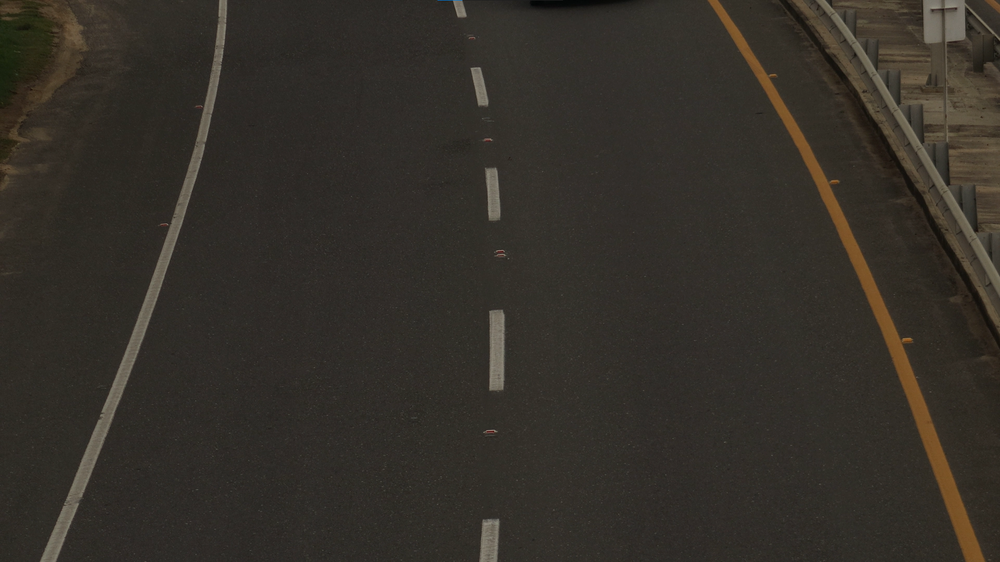
#> input picture highway.png, 1000 x 562 px, shrunk from 1920 x 1080 before the run
$ python lane_image.py
#> lines starting #> are read from the running program, lines starting #| are printed output that depends on the picture; after the words box and inside, x2 and y2 are one past the last pixel; in counts of white or black regions, pixels touching at a corner belong together
import cv2
import numpy as np
import matplotlib.pyplot as plt
from scipy.interpolate import splprep, splev

def calcular_pendiente(x1, y1, x2, y2):
    return (y2 - y1) / (x2 - x1) if (x2 - x1) != 0 else float('inf')

def punto_medio(p1, p2):
    return [(p1[0] + p2[0]) // 2, (p1[1] + p2[1]) // 2]

image = cv2.imread('highway.png')
#> image is the input picture: shape (562, 1000, 3); mean B, G, R 41, 47.8, 52.2

if image is None:
    raise FileNotFoundError("No se pudo cargar la imagen. Verifique la ruta del archivo.")

gray = cv2.cvtColor(image, cv2.COLOR_BGR2GRAY)
blur = cv2.GaussianBlur(gray, (5, 5), 0)
edges = cv2.Canny(blur, 50, 150)
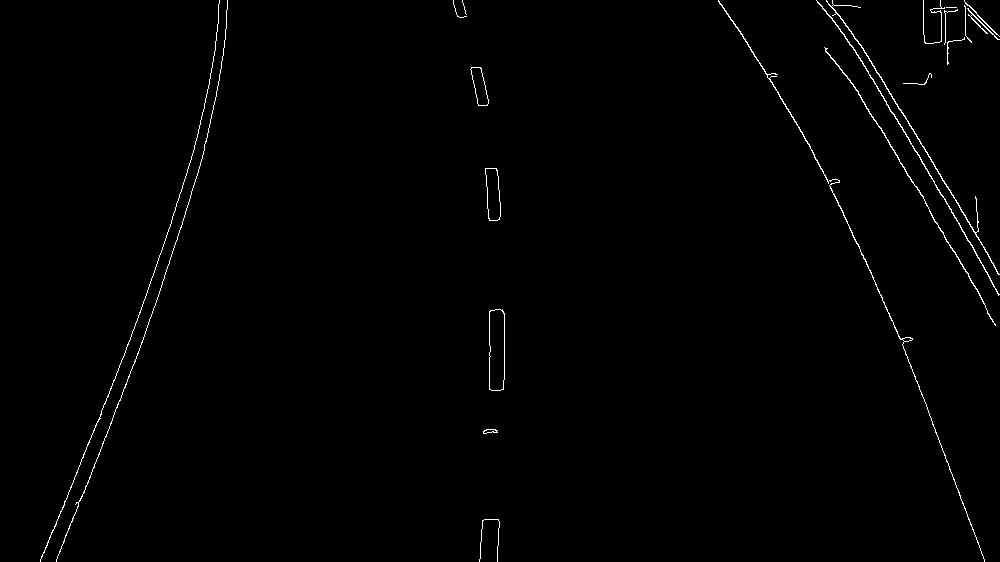
#> edges: shape (562, 1000); 0.8% white in thin lines or dots
hsv = cv2.cvtColor(image, cv2.COLOR_BGR2HSV)
#> hsv: shape (562, 1000, 3); mean H, S, V 18.4, 51.7, 52.2
lower_yellow = np.array([15, 100, 100], dtype=np.uint8)
upper_yellow = np.array([35, 255, 255], dtype=np.uint8)
mask_yellow = cv2.inRange(hsv, lower_yellow, upper_yellow)
#> mask_yellow: shape (562, 1000); 1.4% white; 17 white regions (14 under 20 px), largest, box (x1, y1, x2, y2) and area: (708, 0, 985, 562) 7771, (67, 25, 78, 38) 53, (987, 0, 1000, 8) 37
yellow_lines = cv2.HoughLinesP(mask_yellow, rho=1, theta=np.pi/180, threshold=30, minLineLength=50, maxLineGap=10)
#> yellow_lines = 39 rows, first 6: [788, 111, 960, 498], [896, 368, 978, 561], [781, 99, 970, 524], [870, 304, 984, 561], [791, 116, 955, 484], [777, 93, 978, 544]
edge_lines = cv2.HoughLinesP(edges, rho=1, theta=np.pi/180, threshold=30, minLineLength=50, maxLineGap=10)
#> edge_lines = 27 rows, first 6: [851, 31, 940, 174], [929, 211, 985, 305], [852, 46, 974, 249], [185, 211, 203, 154], [56, 559, 125, 387], [54, 528, 118, 370]

left_lines = []
right_lines = []

if edge_lines is not None:
    for line in edge_lines:
        for x1, y1, x2, y2 in line:
            slope = calcular_pendiente(x1, y1, x2, y2)
            if slope < 0 and x1 <= 500 and x2 <= 500:
                left_lines.append([x1, y1, x2, y2])
#> this loop made 27 passes
#> line on passes 1 to 12: [[851, 31, 940, 174]], [[929, 211, 985, 305]], [[852, 46, 974, 249]], [[185, 211, 203, 154]], [[56, 559, 125, 387]], [[54, 528, 118, 370]], [[846, 75, 926, 203]], [[849, 42, 983, 265]], [[730, 17, 803, 134]], [[892, 320, 984, 559]], [[129, 376, 187, 207]], [[123, 357, 143, 301]]
#> after the loop, left_lines = [[185, 211, 203, 154], [56, 559, 125, 387], [54, 528, 118, 370], [129, 376, 187, 207], [123, 357, 143, 301], [130, 339, 182, 188], [180, 193, 200, 123], [206, 141, 223, 53], [40, 561, 95, 425], [208, 88, 218, 16], [223, 52, 227, 1], [113, 415, 143, 339]]

if yellow_lines is not None:
    for line in yellow_lines:
        for x1, y1, x2, y2 in line:
            slope = calcular_pendiente(x1, y1, x2, y2)
            if slope > 0:
                right_lines.append([x1, y1, x2, y2])
#> this loop made 39 passes
#> line on passes 1 to 12: [[788, 111, 960, 498]], [[896, 368, 978, 561]], [[781, 99, 970, 524]], [[870, 304, 984, 561]], [[791, 116, 955, 484]], [[777, 93, 978, 544]], [[800, 131, 911, 369]], [[795, 122, 950, 471]], [[928, 456, 974, 561]], [[817, 162, 901, 343]], [[775, 89, 822, 198]], [[889, 350, 983, 561]]
#> after the loop, right_lines = 39 items, first 6: [788, 111, 960, 498], [896, 368, 978, 561], [781, 99, 970, 524], [870, 304, 984, 561], [791, 116, 955, 484], [777, 93, 978, 544]

line_image = np.copy(image) * 0
#> line_image: shape (562, 1000, 3); every value is 0

for line in left_lines:
    x1, y1, x2, y2 = line
    cv2.line(line_image, (x1, y1), (x2, y2), (255, 0, 0), 8)
#> this loop made 12 passes
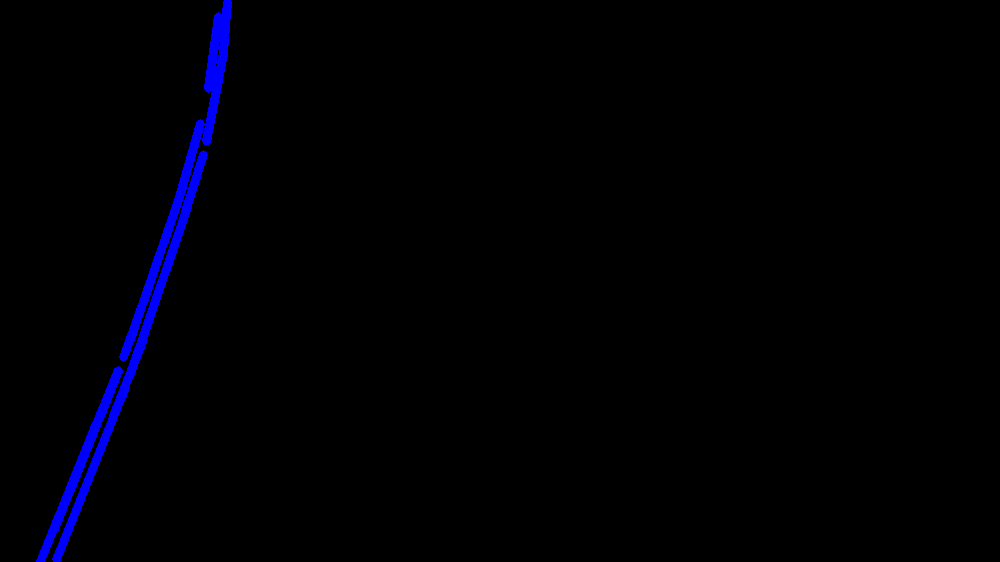
#> line_image: shape (562, 1000, 3); mean B, G, R 4.6, 0, 0

for line in right_lines:
    x1, y1, x2, y2 = line
    cv2.line(line_image, (x1, y1), (x2, y2), (0, 255, 255), 8)
#> this loop made 39 passes
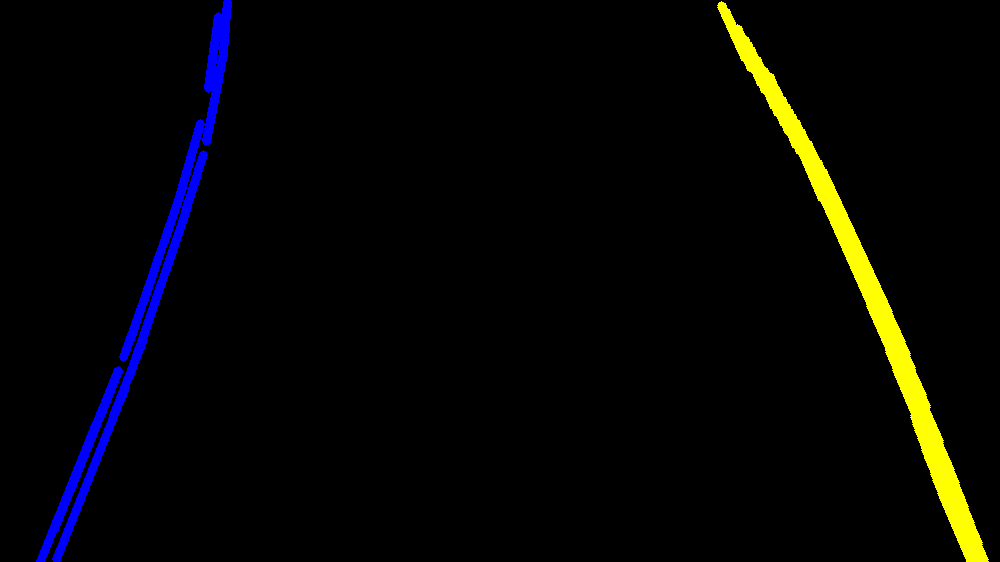
#> line_image: shape (562, 1000, 3); 2.19% of pixels changed, all inside (x1, y1, x2, y2) = (717, 1, 989, 562)

bottom_y = image.shape[0]
#> bottom_y = 562
top_y = int(image.shape[0] * 0.6)
#> top_y = 337

if left_lines:
    left_bottom = max(left_lines, key=lambda line: max(line[1], line[3]))
#> left_bottom = [40, 561, 95, 425]
    left_top = min(left_lines, key=lambda line: min(line[1], line[3]))
#> left_top = [223, 52, 227, 1]
    left_point_bottom = [left_bottom[0], left_bottom[1]] if left_bottom[1] > left_bottom[3] else [left_bottom[2], left_bottom[3]]
#> left_point_bottom = [40, 561]
    left_point_top = [left_top[0], left_top[1]] if left_top[1] < left_top[3] else [left_top[2], left_top[3]]
#> left_point_top = [227, 1]
else:
    left_point_bottom = [image.shape[1] * 0.1, bottom_y]
    left_point_top = [image.shape[1] * 0.1, top_y]

if right_lines:
    right_bottom = max(right_lines, key=lambda line: max(line[1], line[3]))
#> right_bottom = [896, 368, 978, 561]
    right_top = min(right_lines, key=lambda line: min(line[1], line[3]))
#> right_top = [721, 5, 745, 58]
    right_point_bottom = [right_bottom[0], right_bottom[1]] if right_bottom[1] > right_bottom[3] else [right_bottom[2], right_bottom[3]]
#> right_point_bottom = [978, 561]
    right_point_top = [right_top[0], right_top[1]] if right_top[1] < right_top[3] else [right_top[2], right_top[3]]
#> right_point_top = [721, 5]
else:
    right_point_bottom = [image.shape[1] * 0.9, bottom_y]
    right_point_top = [image.shape[1] * 0.9, top_y]

mid_bottom = punto_medio(left_point_bottom, right_point_bottom)
#> mid_bottom = [509, 561]
mid_top = punto_medio(left_point_top, right_point_top)
#> mid_top = [474, 3]

mid_points = np.array([mid_bottom, mid_top])
#> mid_points = [[509, 561], [474, 3]]

if len(mid_points) >= 4:
    tck, u = splprep([mid_points[:, 0], mid_points[:, 1]], s=0)
    u_new = np.linspace(u.min(), u.max(), 100)
    x_new, y_new = splev(u_new, tck)
    mid_points = np.vstack((x_new, y_new)).T.astype(int)

cv2.polylines(line_image, [mid_points.reshape((-1, 1, 2))], isClosed=False, color=(0, 255, 0), thickness=8)
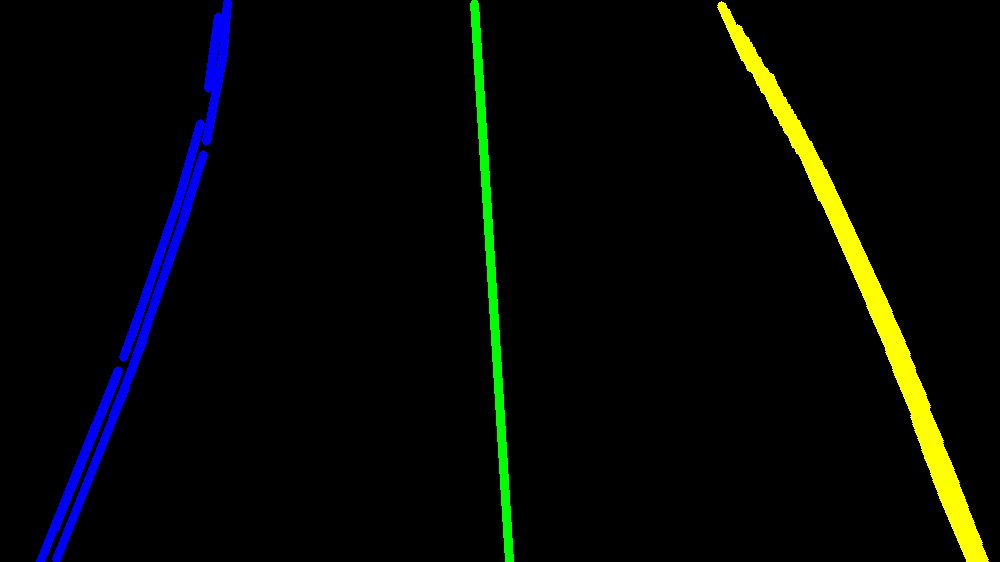
#> line_image: shape (562, 1000, 3); 0.9% of pixels changed, all inside (x1, y1, x2, y2) = (470, 0, 514, 562)

overlay = np.zeros_like(image, dtype=np.uint8)

pts_left = np.array([left_point_bottom, mid_bottom, mid_top, left_point_top], np.int32)
#> pts_left = [[40, 561], [509, 561], [474, 3], [227, 1]]
pts_left = pts_left.reshape((-1, 1, 2))
cv2.fillPoly(overlay, [pts_left], (255, 0, 255))
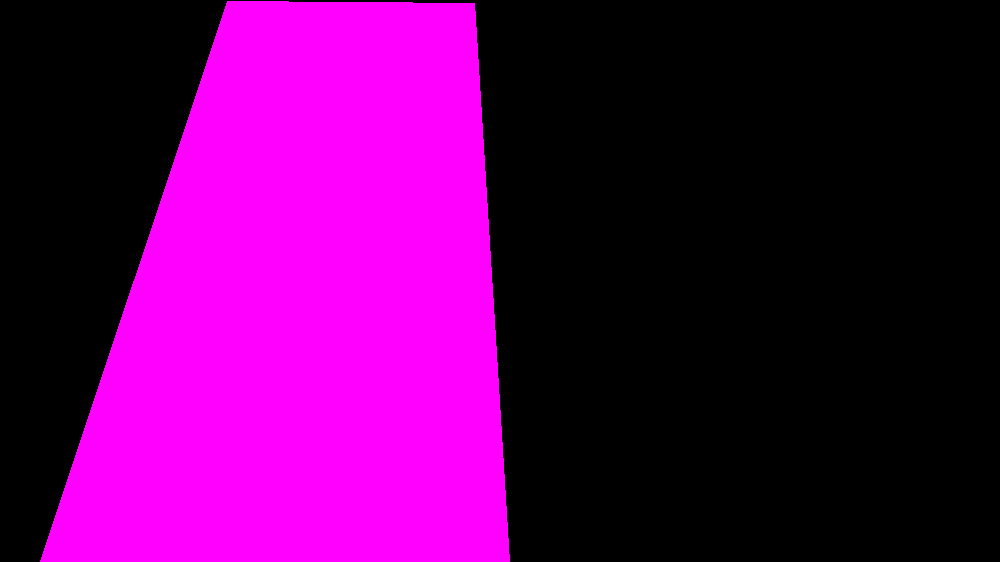
#> overlay: shape (562, 1000, 3); mean of channels 0, 1, 2 91.3, 0, 91.3; drawn as B, G, R

pts_right = np.array([right_point_bottom, mid_bottom, mid_top, right_point_top], np.int32)
#> pts_right = [[978, 561], [509, 561], [474, 3], [721, 5]]
pts_right = pts_right.reshape((-1, 1, 2))
cv2.fillPoly(overlay, [pts_right], (0, 255, 255))

alpha = 0.2
cv2.addWeighted(overlay, alpha, line_image, 1 - alpha, 0, line_image)
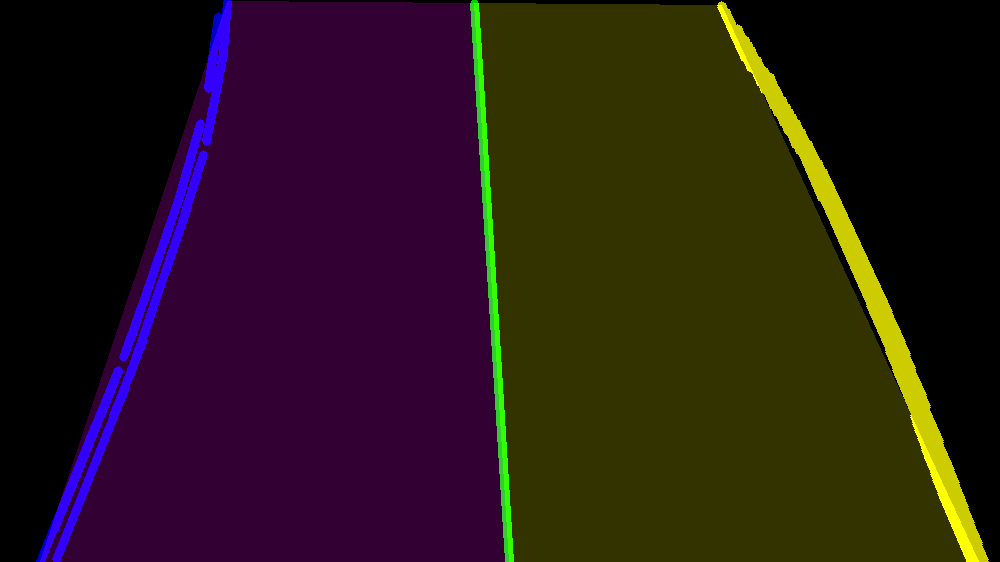
#> line_image: shape (562, 1000, 3); mean B, G, R 21.8, 24.5, 40.8

lines_edges = cv2.addWeighted(image, 0.8, line_image, 1, 0)

font = cv2.FONT_HERSHEY_SIMPLEX
#> font = 0
font_scale = 1
font_color = (255, 255, 255)
thickness = 2

left_text_position = (int(mid_bottom[0] * 0.5), int(mid_bottom[1] * 0.9))
#> left_text_position = (254, 504)
right_text_position = (int(mid_bottom[0] * 1.5), int(mid_bottom[1] * 0.9))
#> right_text_position = (763, 504)

cv2.putText(lines_edges, 'Carril Derecho', left_text_position, font, font_scale, font_color, thickness, cv2.LINE_AA)
cv2.putText(lines_edges, 'Carril Izquierdo', right_text_position, font, font_scale, font_color, thickness, cv2.LINE_AA)
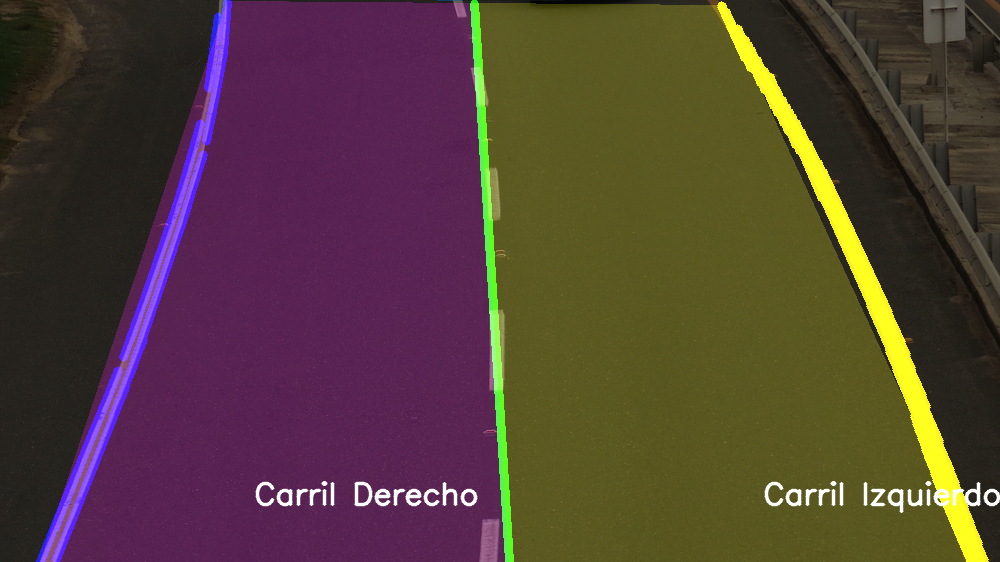
#> lines_edges: shape (562, 1000, 3); mean B, G, R 55, 63.2, 82.8

plt.figure(figsize=(10, 5))
plt.imshow(cv2.cvtColor(lines_edges, cv2.COLOR_BGR2RGB))
plt.title("Detección de carriles y línea divisoria suavizada extendida")
plt.show()
